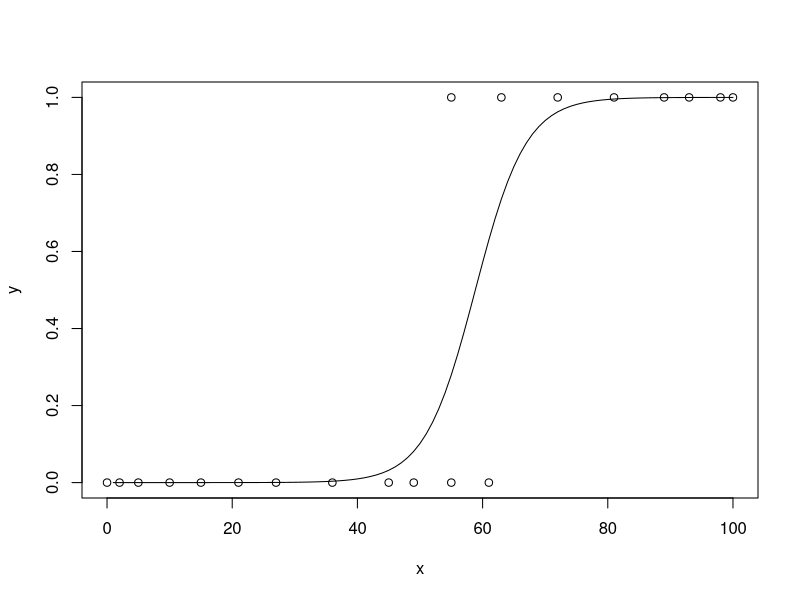

Source code (R):
#Create data
x <- c(0,2,5,10,15,21,27,36,45,49,55,61,55,63,72,81,89,93,98,100)
y <- c(rep(0,12), rep(1,8))
df <- data.frame(x,y)

#Plot values
plot(x,y)

#Fit logistic regression
fit <- glm(y~x, family = "binomial", data = df)

#newdata argument of predict() takes data frame 
#with same column name than original predictor variable(s)
newdata <- data.frame(x=1:100)

#Predict probabilites for values of x
pred <- predict(fit, newdata, type="response")

#Print predicted values
round(pred,2)

#Draw line from predicted values
lines(pred)


